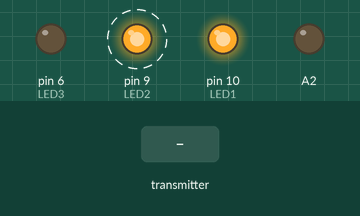
The sketch below on a simulated Arduino Uno, built with avr-gcc and run on an emulated ATmega328P. On the bench: output pins drawn as LEDs (lit = HIGH). Dashed ring = blinking. The test bench sets the inputs (shaded band). No radio packets arrive unless stated; what the sketch prints to the serial monitor is not drawn.

Above: at 1.2 s.
1.3 s: the transmitter starts sending input = 0
At 1.65 s:
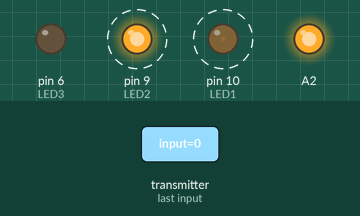
4.3 s: the transmitter starts sending input = 256
At 4.39 s:
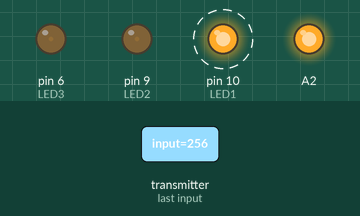
Timing chart, 0 to 6.5 s (numbered marks = the images above; inputs shaded):
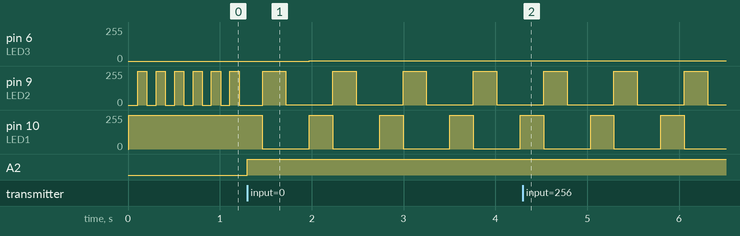

The sketch:

radiotest2.ino
```cpp
/*
* Getting Started example sketch for nRF24L01+ radios
* This is a very basic example of how to send data from one node to another
* Updated: Dec 2014 by TMRh20
*/

#include <SPI.h>
#include "RF24.h"

/****************** User Config ***************************/
/***      Set this radio as radio number 0 or 1         ***/
bool radioNumber = 1;

/* Hardware configuration: Set up nRF24L01 radio on SPI bus plus pins 7 & 8 */
RF24 radio(A0,A1);
/**********************************************************/
#define LED1 10
#define LED2 9
#define LED3 6
byte addresses[][6] = {"1Node","2Node"};

// Used to control whether this node is sending or receiving
bool connec = 0;
unsigned long started_waiting_at;
unsigned int input = 0;
unsigned long blonk;
int color;
void setup() {
  Serial.begin(9600);
  radio.begin();

  // Set the PA Level low to prevent power supply related issues since this is a
 // getting_started sketch, and the likelihood of close proximity of the devices. RF24_PA_MAX is default.
  radio.setPALevel(RF24_PA_MAX);
  radio.setDataRate(RF24_250KBPS);
  // Open a writing and reading pipe on each radio, with opposite addresses
  /*if(radioNumber){
    radio.openWritingPipe(addresses[1]);

  }else{
    radio.openWritingPipe(addresses[0]);
    radio.openReadingPipe(1,addresses[1]);
  }*/
  radio.setAutoAck(true);
  radio.openReadingPipe(1,addresses[0]);
  // Start the radio listening for data
  radio.startListening();
  connec = false;
  pinMode(A2,OUTPUT);
  pinMode(LED1, OUTPUT);
  blonk = micros();
}

void loop() {
    while(!radio.isChipConnected()){

    }
    started_waiting_at = micros();
    while(!radio.available()){
      unsigned long temp = micros();

      if (temp-blonk > 255000 ){            // If waited longer than 0.1s, indicate timeout and exit while loop
        blonk = temp;
        color+=1;
        if(color > 2)color = 0;
      }
      analogWrite(color==0?LED1:(color==1?LED2:LED3),255-abs(((temp-blonk)/500)-255));//I undoubtedly should write this in a readable way, but its 4am and inline ifs are feeling real noice right now
      if (temp - started_waiting_at > 100000 ){            // If waited longer than 0.1s, indicate timeout and exit while loop
            connec=false;
            color = 1;
            break;
      }
      else{
        connec=true;
      }

    }

    digitalWrite(A2,connec?HIGH:LOW);
    if(connec){                                                                // Variable for the received timestamp
      while (radio.available()) {                                   // While there is data ready
        radio.read( &input, 2 );             // Get the payload
      }

      Serial.write(input & 0x00FF);
      Serial.write((input & 0xFF00) >> 8);
    }
    else{
      Serial.write((byte)0);
      if(micros() - blonk > 200000){
      blonk = micros();
      digitalWrite(LED1,color?HIGH:LOW);
      digitalWrite(LED2,LOW);
      digitalWrite(LED3,LOW);
      color = abs(color-1);
    }
    }
} // Loop
```

Measured:
- after the input at 1.3 s, pin 6 (LED3): 0/255 → 1/255 after 0.67 s; pin 10 (LED1): alternates 255/255 for 0.25 s and 1/255 for 0.51 s, starting after 0.16 s; A2: LOW → HIGH at once
- by itself, pin 9 (LED2): alternates 255/255 for 0.25 s and 1/255 for 0.51 s
